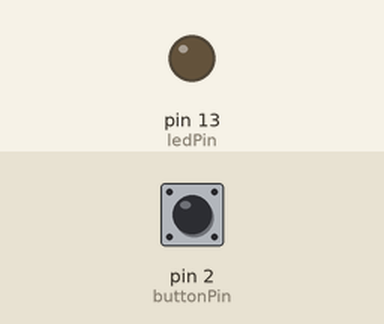
Bench run of a sketch on a simulated Arduino Uno, built with avr-gcc and run on an emulated ATmega328P. Parts: output pins drawn as LEDs (lit = HIGH). Inputs (shaded band) come from the test bench; at power-on: pin 2 (buttonPin) HIGH. EEPROM starts erased; what the sketch prints to the serial monitor is not drawn.

Above: at 0.01 s.
At 1.2 s:
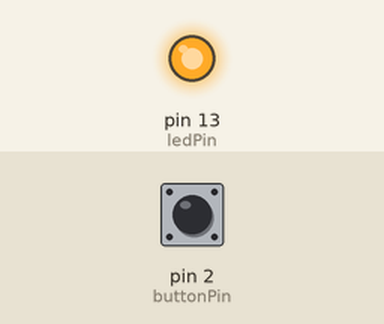
1.3 s: pin 2 (buttonPin) pulled LOW for 0.15 s
2.9 s: pin 2 (buttonPin) pulled LOW for 3.2 s
Timing chart, 0 to 5.9 s (numbered marks = the images above; inputs shaded):
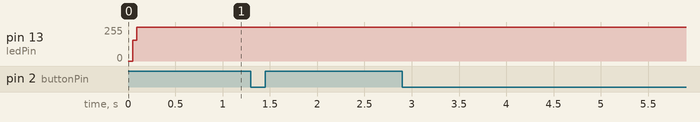

The sketch:

EEPROMledToggle.ino
```cpp
/*EEPROM elephant in the room
 *
 * solid state non volatile memory
 * small amount of data stored
 * rated life expetency
 * 100000 ryt cycle
 * constantly updating the code : stops working
 well leveling

 store eprom
 *
 *
 *
 * typical size 512kb smalldata
 * specifying addres and action read write or erase
 * 1023 kb of eeprom to use
 * rated life expectancy
 * only write to each adrres limited time
 * constantly updating thng eeprom may fail
 *
 * change to fresh adrss if it reaches a limit
 */
#include <EEPROM.h>
//

//pin definitions
int ledPin = 13;
int buttonPin = 2;

//global varibles
int lastButtonState = 1;
long unsigned int lastPress;
int debounceTime = 20;
int counter;


 void setup(){
 pinMode(ledPin,  OUTPUT);
 pinMode(buttonPin, INPUT_PULLUP);

 //initialise Serial port
 Serial.begin(9600);

  // toggle button function if statement
  //takes one arg address to read from -- 0
 //assign counter the value of address 0
 counter = EEPROM.read(0);

 //write a 0 to address 0.This allows for the consecuti
//2 arg adress to write to , value to rite to
 EEPROM.write(0,0);
 }

 void loop(){
    int buttonState = digitalRead(buttonPin);//read the state of the buttonPin and store it as 0 or 1
    if((millis() - lastPress > debounceTime)) //if the time between the last buttonChange is greater than the debounceTime
    {
      lastPress = millis(); //update last press
    }
    if(buttonState == 0 && lastButtonState == 1); //if the time between the last buttonChange is greater than the debounceTime
    {
      counter++;//increment by one
      EEPROM.write(0, counter);//write counter to address 0
      digitalWrite(ledPin, HIGH);//momentary LED
      lastButtonState = 0; //record the lastButtonState
      //print the results
      Serial.print("Counter: ");
      Serial.print(counter);
    }

    if (buttonState == 1 && lastButtonState ==0)// if buttom is not pressed, and was pressed last change
    {
      lastButtonState = 1; // record the lastButtonState
      digitalWrite(ledPin, LOW); //momentary LED


    }

 }
```
